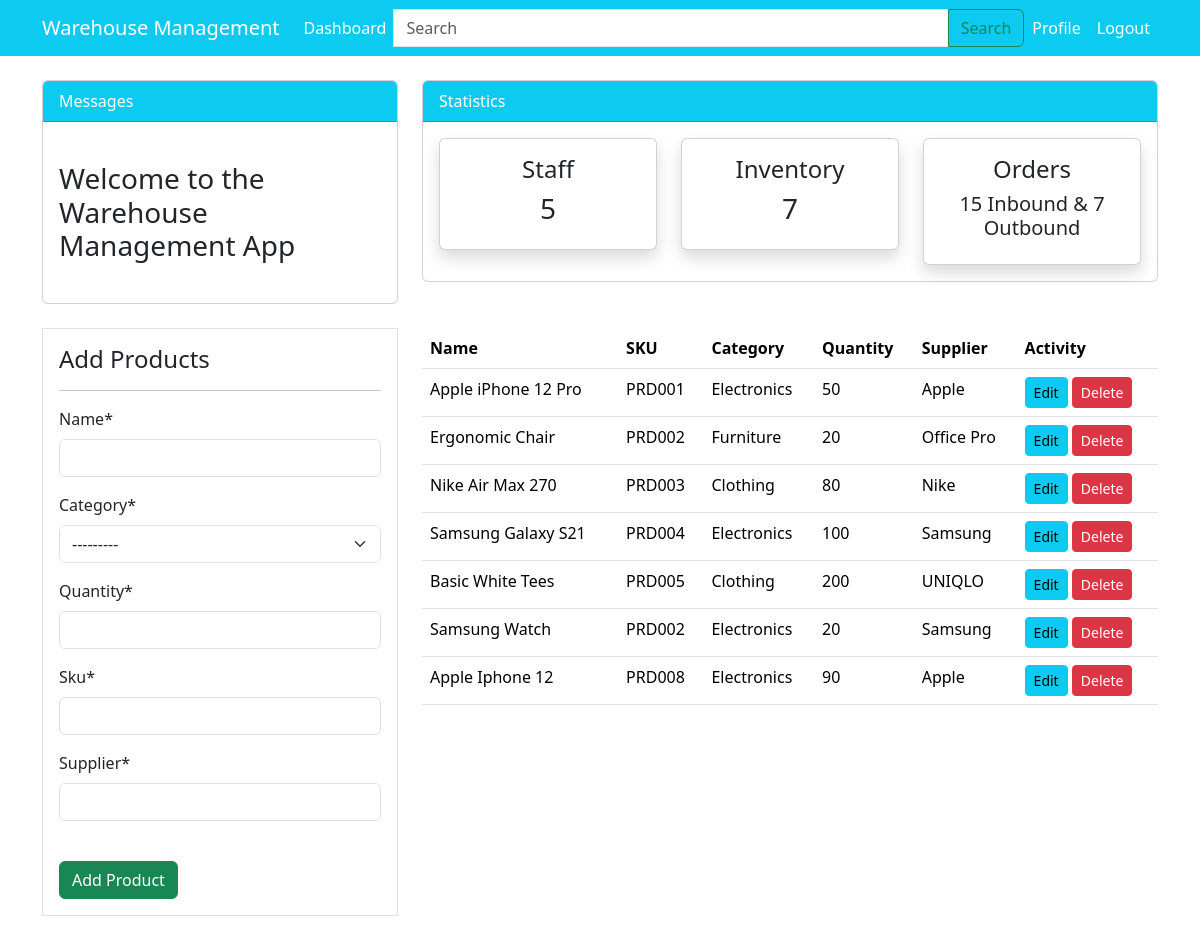
Page /inventory/ (signed in) on the earlier database version.
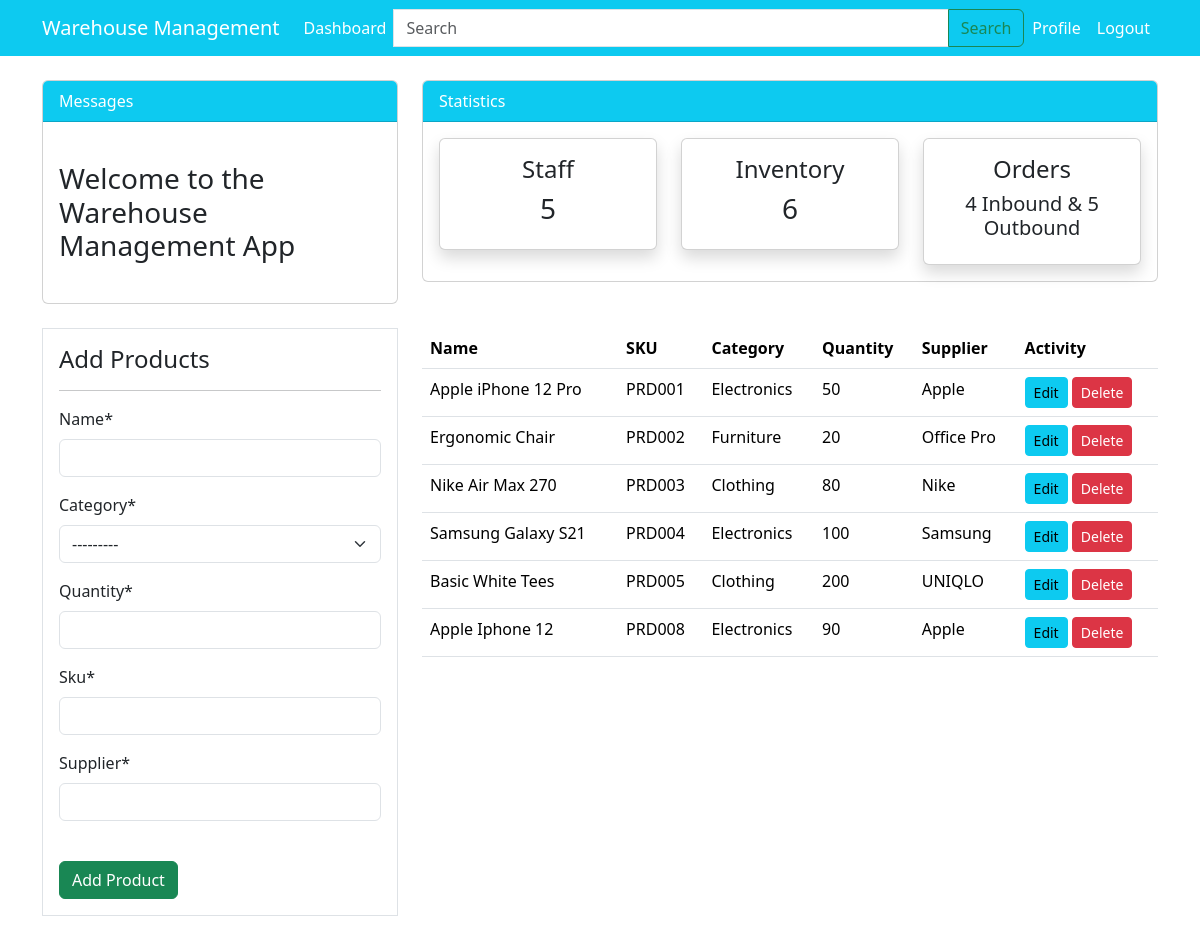
Same page on the later database version.
### main_page/models.py (models this page shows, shortened)
class Product(models.Model):
    name = models.CharField(max_length=100, null =True)
    category = models.CharField(max_length=20, choices=category,null=True)
    quantity = models.PositiveIntegerField(null=True)
    sku = models.CharField(max_length=50,null=True)
    supplier = models.CharField(max_length=50,null=True)

### main_page/views.py (the view)
# urls.py: path("inventory/", views.inventory, name = "main_page-inventory"),
@login_required
def inventory(request):
    items= Product.objects.all()
    employee_count = User.objects.all().count()
    inbounds_count = inbound_order.objects.all().count()
    outbounds_count = outbound_order.objects.all().count()
    items_count = items.count()
    if request.method == "POST":
        form = ProductForm(request.POST)
        if form.is_valid():
            form.save()
            return redirect("main_page-inventory")
    else:
        form = ProductForm()
    context = {
        "items": items,
        "form" : form,
        "employee_count":employee_count,
        "items_count": items_count,
        "inbounds_count": inbounds_count,
        "outbounds_count": outbounds_count,
    }
    return render(request,"main_page_templates/inventory.html", context)

### main_page/forms.py
class ProductForm(forms.ModelForm):
    class Meta:
        model = Product
        fields = ["name","category","quantity", "sku","supplier"]

### templates/main_page_templates/inventory.html (shortened to what this page needs)
{% extends "partials/base.html" %}
{%load crispy_forms_tags %}
{% block content%}
    {% include "partials/topnav.html" %}
   <div class="container">
    <div class="row my-4">
        <div class="col-md-4">
            <div class="border bg-white p-3">
                <h4>Add Products</h4>
                <hr>
                <form method="POST">
                    {{ form|crispy }}
                    <BR>
                    <input class="btn btn-success btn-block" type="submit" value="Add Product">
                </form>
            </div>
        </div>
        <div class="col-md-8">
            <table class="table bg-white">
                <thead class="bg-info">
                    <tr class="text-white">
                        <th scope="col">Name</th>
                        <th scope="col">SKU</th>
                        <th scope="col">Category</th>
                        <th scope="col">Quantity</th>
                        <th scope="col">Supplier</th>
                        <th scope="col">Activity</th>
                    </tr>
                </thead>
                <tbody>
                    {% for item in items%}
                    <tr>
                        <td>{{ item.name }}</td>
                        <td>{{ item.sku }}</td>
                        <td>{{ item.category }}</td>
                        <td>{{ item.quantity }}</td>
                        <td>{{ item.supplier }}</td>
                        <td>
                            <a class="btn btn-info btn-sm" href="{% url "main_page-update" item.id %}">Edit</a>
                            <a class="btn btn-danger btn-sm" href="{% url "main_page-delete" item.id %}">Delete</a>
                        </td>
                    </tr>
                    {% endfor %}
                </tbody>
            </table>
        </div>
    </div>
</div>
{%endblock %}

Differences in the rows shown:
removed Product: name "Samsung Watch", sku "PRD002", category "Electronics", quantity "20", supplier "Samsung"
Other differences:
{{ items_count }}: "7" → "6"
{{ inbounds_count }}: "15" → "4"
{{ outbounds_count }}: "7" → "5"
